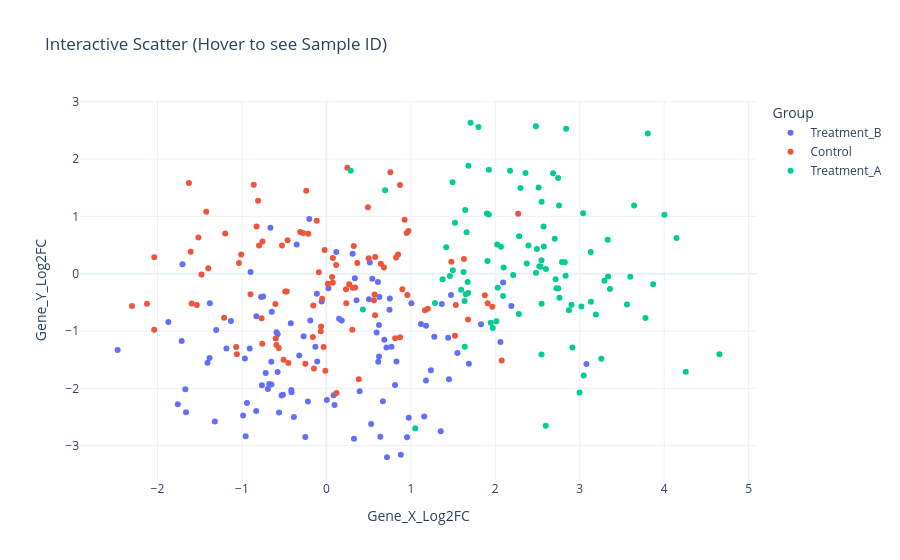

Source (notebook cell):
### Markdown cell above
# Plotly

### Code cell
fig = px.scatter(df, x='Gene_X_Log2FC', y='Gene_Y_Log2FC', 
                 color='Group', 
                 hover_data=['Sample_ID', 'Age'],
                 title='Interactive Scatter (Hover to see Sample ID)',
                 template='plotly_white')
fig.show()
